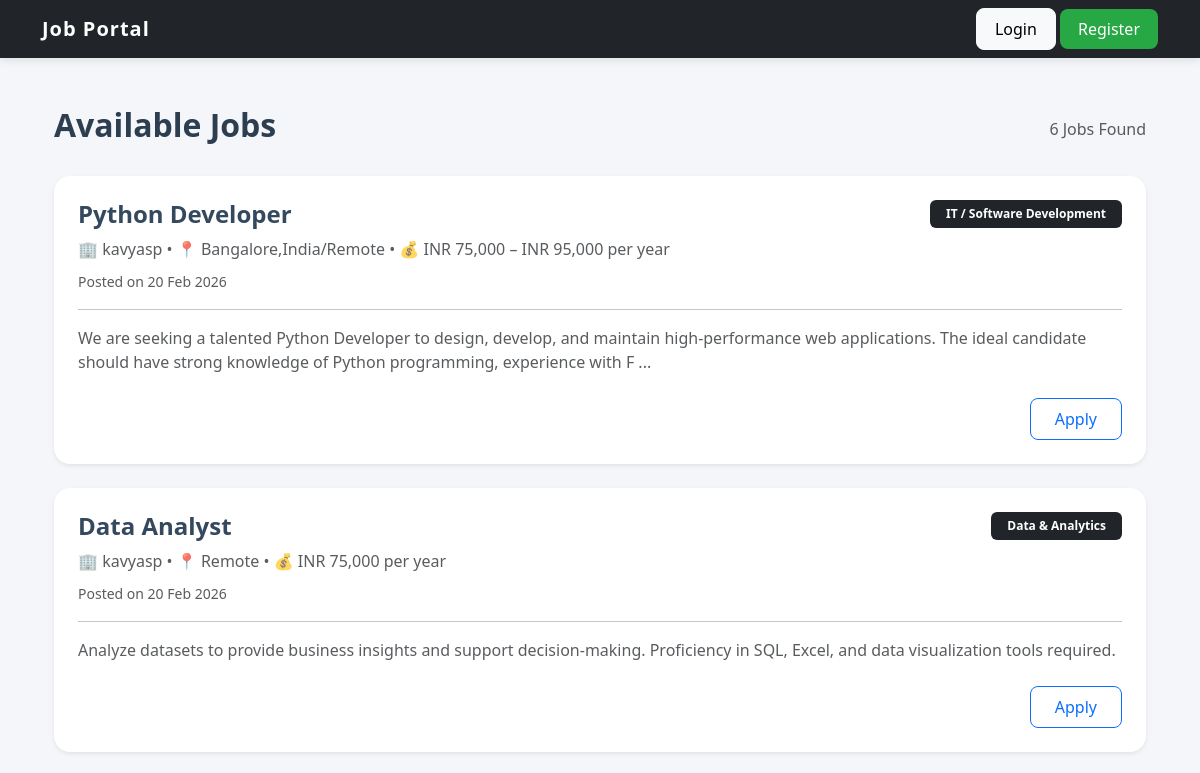
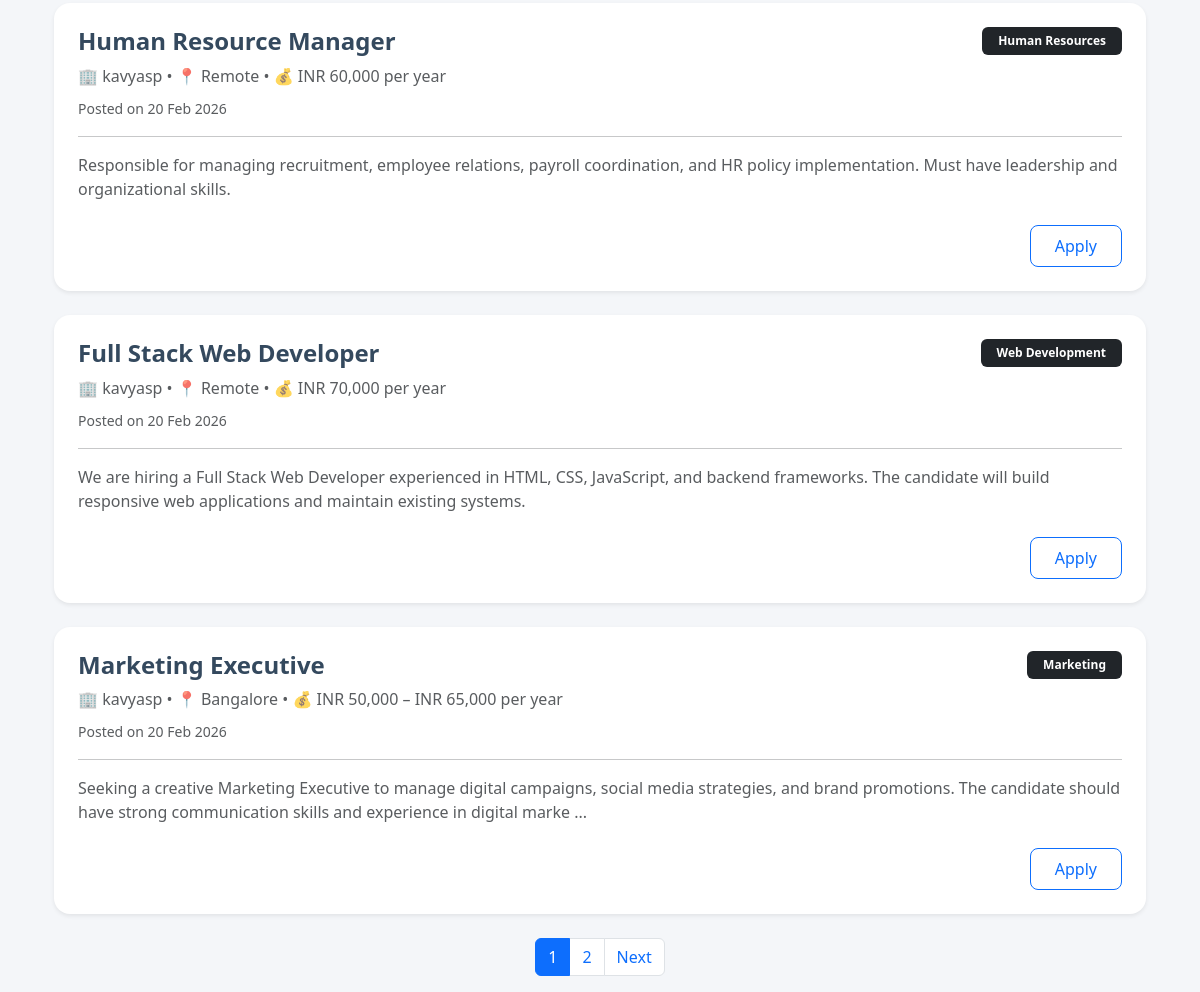
The page / on the database its author committed (2 pictures, top to bottom).
### models.py (models this page shows, shortened)
class Job(db.Model):
    __tablename__ = "job"
    id = db.Column(db.Integer, primary_key=True)
    title = db.Column(
        db.String(200),
        nullable=False,
        index=True
    )
    description = db.Column(
        db.Text,
        nullable=False
    )
    salary = db.Column(db.String(100))
    location = db.Column(db.String(100))
    category = db.Column(db.String(100))
    created_at = db.Column(
        db.DateTime,
        default=datetime.utcnow,
        index=True
    )
    employer_id = db.Column(
        db.Integer,
        db.ForeignKey('user.id', ondelete="CASCADE"),
        nullable=False
    )
    applications = db.relationship(
        'Application',
        backref='job',
        cascade="all, delete-orphan",
        lazy=True
    )

class User(UserMixin, db.Model):
    __tablename__ = "user"
    id = db.Column(db.Integer, primary_key=True)
    username = db.Column(
        db.String(100),
        unique=True,
        nullable=False,
        index=True
    )
    email = db.Column(
        db.String(120),
        unique=True,
        nullable=False,
        index=True
    )
    password = db.Column(db.String(200), nullable=False)
    role = db.Column(
        db.String(20),
        nullable=False
    )  # job_seeker, employer, admin
    created_at = db.Column(
        db.DateTime,
        default=datetime.utcnow
    )
    jobs = db.relationship(
        'Job',
        backref='employer',
        cascade="all, delete-orphan",
        lazy=True
    )
    applications = db.relationship(
        'Application',
        backref='applicant',
        cascade="all, delete-orphan",
        lazy=True
    )

### app.py (the view)
@app.route('/')
def home():
    page = request.args.get('page', 1, type=int)
    jobs = Job.query.order_by(Job.created_at.desc()).paginate(page=page, per_page=5)
    return render_template("index.html", jobs=jobs)

### templates/index.html (shortened to what this page needs)
{% extends "base.html" %}
{% block content %}
<div class="container mt-5">
    <div class="d-flex justify-content-between align-items-center mb-4">
        <h2 class="fw-bold">Available Jobs</h2>
        <span class="text-muted">
            {{ jobs.total }} Jobs Found
        </span>
    </div>
    {% if jobs.items %}
        {% for job in jobs.items %}
        <div class="card mb-4 border-0 shadow-sm rounded-4 job-card">
            <div class="card-body p-4 d-flex flex-column justify-content-between">
                <div>
                    <div class="d-flex justify-content-between align-items-start">
                        <h4 class="fw-bold mb-2">{{ job.title }}</h4>
                        <span class="badge bg-dark px-3 py-2">
                            {{ job.category }}
                        </span>
                    </div>
                    <p class="text-muted mb-2">
                        🏢 {{ job.employer.username }} •
                        📍 {{ job.location }} •
                        💰 {{ job.salary }}
                    </p>
                    <small class="text-muted">
                        Posted on {{ job.created_at.strftime('%d %b %Y') }}
                    </small>
                    <hr>
                    <p class="text-muted mb-4">
                        {{ job.description[:200] }}
                        {% if job.description|length > 200 %}...{% endif %}
                    </p>
                </div>
                <div class="d-flex justify-content-end">
                    {% if current_user.is_authenticated and current_user.role == "job_seeker" %}
                        {% set applied = false %}
                        {% for application in job.applications %}
                            {% if application.user_id == current_user.id %}
                                {% set applied = true %}
                            {% endif %}
                        {% endfor %}
                        {% if applied %}
                            <button class="btn btn-outline-success px-4" disabled>
                                ✅ Applied
                            </button>
                        {% else %}
                            <form action="{{ url_for('apply', job_id=job.id) }}" method="POST">
                                <button type="submit" class="btn btn-primary px-4">
                                    Apply Now
                                </button>
                            </form>
                        {% endif %}
                    {% else %}
                        <a href="{{ url_for('login', next=request.path) }}"
                           class="btn btn-outline-primary px-4">
                            Apply
                        </a>
                    {% endif %}
                </div>
            </div>
        </div>
        {% endfor %}
        <nav>
            <ul class="pagination justify-content-center mt-4">
                {% for page_num in jobs.iter_pages(left_edge=1, right_edge=1, left_current=2, right_current=2) %}
                    {% if page_num %}
                        {% if page_num == jobs.page %}
                            <li class="page-item active">
                                <span class="page-link">{{ page_num }}</span>
                            </li>
                        {% else %}
                            <li class="page-item">
                                <a class="page-link" href="{{ url_for('home', page=page_num) }}">
                                    {{ page_num }}
                                </a>
                            </li>
                        {% endif %}
                    {% else %}
                        <li class="page-item disabled">
                            <span class="page-link">…</span>
                        </li>
                    {% endif %}
                {% endfor %}
                {% if jobs.has_next %}
                    <li class="page-item">
                        <a class="page-link" href="{{ url_for('home', page=jobs.next_num) }}">
                            Next
                        </a>
                    </li>
                {% endif %}
            </ul>
        </nav>
    {% else %}
        <div class="alert alert-info text-center p-5 rounded-4">
            <h5 class="fw-bold">No jobs available yet.</h5>
            <p class="mb-0">Please check back later.</p>
        </div>
    {% endif %}
</div>
{% endblock %}

### templates/base.html (shortened to what this page needs)
<!DOCTYPE html>
<html>
<head>
    <link href="https://cdn.jsdelivr.net/npm/bootstrap@5.3.0/dist/css/bootstrap.min.css" rel="stylesheet">
</head>
<body>
<nav class="navbar navbar-dark bg-dark">
    <div class="container">
        <a class="navbar-brand" href="/">Job Portal</a>
        <div>
            {% if current_user.is_authenticated %}
                <a class="btn btn-light" href="/dashboard">Dashboard</a>
                <a class="btn btn-danger" href="/logout">Logout</a>
            {% else %}
                <a class="btn btn-light" href="/login">Login</a>
                <a class="btn btn-success" href="/register">Register</a>
            {% endif %}
        </div>
    </div>
</nav>
<div class="container mt-4">
    {% block content %}{% endblock %}
</div>
<link rel="stylesheet" href="{{ url_for('static', filename='style.css') }}">
</body>
</html>

### static/style.css (style rules this page uses)
body { background-color: #f4f6f9; font-family: 'Segoe UI', Tahoma, Geneva, Verdana, sans-serif; }
h2, h3, h4 { font-weight: 600; color: #2c3e50; }
a { text-decoration: none; }
.navbar { box-shadow: 0 2px 10px rgba(0, 0, 0, 0.1); }
.navbar-brand { font-weight: bold; font-size: 20px; letter-spacing: 1px; }
.card { border: none; border-radius: 12px; box-shadow: 0 4px 12px rgba(0, 0, 0, 0.07); transition: 0.3s ease-in-out; }
.card-body h4 { font-weight: 600; color: #34495e; }
.btn { border-radius: 8px; padding: 8px 18px; font-weight: 500; transition: all 0.3s ease; }
.btn-success { background-color: #28a745; border: none; }

### rows shown on the page
Job: title "Python Developer", category "IT / Software Development", employer.username "kavyasp", location "Bangalore,India/Remote", salary "INR 75,000 – INR 95,000 per year", created_at "20 Feb 2026", description "We are seeking a talented Python Developer to design, develop, and maintain high-performance web applications. The ideal candidate should have strong knowledge of Python programming, experience with F"
Job: title "Data Analyst", category "Data & Analytics", employer.username "kavyasp", location "Remote", salary "INR 75,000 per year", created_at "20 Feb 2026", description "Analyze datasets to provide business insights and support decision-making. Proficiency in SQL, Excel, and data visualization tools required."
Job: title "Human Resource Manager", category "Human Resources", employer.username "kavyasp", location "Remote", salary "INR 60,000 per year", created_at "20 Feb 2026", description "Responsible for managing recruitment, employee relations, payroll coordination, and HR policy implementation. Must have leadership and organizational skills."
Job: title "Full Stack Web Developer", category "Web Development", employer.username "kavyasp", location "Remote", salary "INR 70,000 per year", created_at "20 Feb 2026", description "We are hiring a Full Stack Web Developer experienced in HTML, CSS, JavaScript, and backend frameworks. The candidate will build responsive web applications and maintain existing systems."
Job: title "Marketing Executive", category "Marketing", employer.username "kavyasp", location "Bangalore", salary "INR 50,000 – INR 65,000 per year", created_at "20 Feb 2026", description "Seeking a creative Marketing Executive to manage digital campaigns, social media strategies, and brand promotions. The candidate should have strong communication skills and experience in digital marke"

### other values the page prints
{{ jobs.total }} "6"
{{ page_num }} "1"
{{ page_num }} "2"
